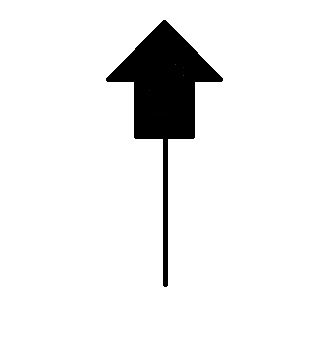
%> input picture Arrow.jpg, 320 x 360 px
$ octave DataGenerator.m   (GNU Octave 9; MATLAB toolbox functions it lacks are replaced by stand-ins)
%> lines starting %> are read from the running program, lines starting %| are printed output that depends on the picture
% clc;
% clear;
disp(sprintf('Generating snapshots'));

%% Parameters
NumberOfSensors=3;
% ImagePaths={'Linux.jpg','Apple.jpg','Android.jpg','FreeBSD.jpg','2Face.jpg','Windows.jpg'};
ImagePaths={'Arrow.jpg','Arrow.jpg','Arrow.jpg','Arrow.jpg','Arrow.jpg','Arrow.jpg'};

% Set arrows Colors
ImageColors={[1,0,0],[0,1,0],[0,0,1],[1,0.6,0],[0.5,0,0.9],[0.8,0.8,0.8]}; %R, G, B, orange, purple, gray

% Set random angles
NumberOfAngles=1e3;
Angles=mod(180*(rand(length(ImagePaths),NumberOfAngles)),360); %random angles ~U[0,Pi]
%figure(); hist(Angles(:),1e2)
SnapshotsFolder=sprintf('CamerasSnapshotsFolder');

%% Load images
NumbeOfImages=length(ImagePaths);
resize_fac=1;
ImagesCell=cell(1,NumbeOfImages);
for ind=1:NumbeOfImages
    ImagesCell{ind}=imresize(imread(ImagePaths{ind}),resize_fac);
end

%% Color images
for ind=1:NumbeOfImages
    NonWhiteInds=unique([...
        find(ImagesCell{ind}(:,:,1)<=200);...
        find(ImagesCell{ind}(:,:,2)<=200);...
        find(ImagesCell{ind}(:,:,3)<=200)]);

    tmpImageR=ImagesCell{ind}(:,:,1);tmpImageR(NonWhiteInds)=255*ImageColors{ind}(1);
    tmpImageG=ImagesCell{ind}(:,:,2);tmpImageG(NonWhiteInds)=255*ImageColors{ind}(2);
    tmpImageB=ImagesCell{ind}(:,:,3);tmpImageB(NonWhiteInds)=255*ImageColors{ind}(3);

    ImagesCell{ind}=cat(3, tmpImageR, tmpImageG, tmpImageB);%figure();image(ImagesCell{ind});
end
%> this loop made 6 passes
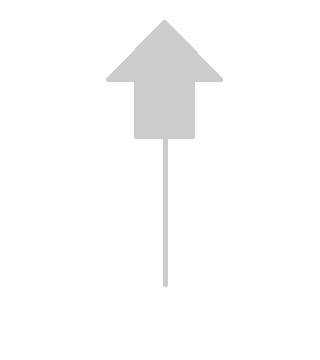
%> tmpImageB: size 360x320 uint8; min 204, max 255, mean 251.4

%% Rotate and save to snapshots folder
if ~exist(SnapshotsFolder,'dir')
%     delete(SnapshotsFolder);
    mkdir(SnapshotsFolder);
end


%> (the run ends here)
